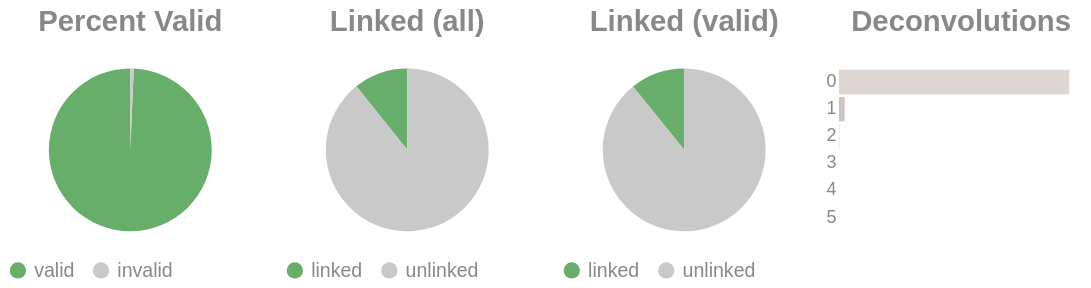

Write notebook code for a chart like this one.
### Code cell
if SKIPLR:
    pass
else:
    clash = Counter()
    for i in valids['molecule'].to_list():
        _mol = i.split("-")
        if len(_mol) == 1:
            clash.update('0')
        else:
            clash.update(_mol[-1])

    _d = {"deconvolutions": [], 'count': []}
    for k,v in clash.items():
        _d['deconvolutions'].append(k)
        _d['count'].append(v)

    tot_valid = valids['reads'].sum()
    mask = valids['reads'] >= 2
    n_linked_reads = valids.filter(mask)['reads'].sum()
    if n_linked_reads == 0:
        print_html("No linked molecules (>=2 reads) were detected; skipping linked-only distributions.")
        SKIPLR = True
    else:
        perc_valid = round(tot_valid / n_reads, 4)
        linked_perc_abs = round(n_linked_reads / n_reads, 4)
        linked_perc = round(n_linked_reads / tot_valid, 4)

    _valid = pl.DataFrame({"valids": ['valid', 'invalid'], "count": [tot_valid, n_reads - tot_valid]})
    _linked_abs = pl.DataFrame({"linked (absolute)": ['linked', 'unlinked'], "count": [n_linked_reads, n_reads - n_linked_reads]})
    _linked_rel = pl.DataFrame({"linked (valids)": ['linked', 'unlinked'], "count": [n_linked_reads, tot_valid - n_linked_reads]})

    (
        alt.hconcat(
            piechart(_valid, goodval = 'valid', title = "Percent Valid"),
            piechart(_linked_abs, goodval = "linked", title =  "Linked (all)"),
            piechart(_linked_rel, goodval = "linked", title =  "Linked (valid)"),
            convolutionbar(pl.DataFrame(_d), title = "Deconvolutions"),
            center = True,
            bounds = 'flush'
        )
        .resolve_scale(color='independent')
        .resolve_legend('independent')
        .properties(usermeta={'embedOptions': {"actions": False}})
    ).display()

### Figure 1 — Vega-Lite specification as saved in the notebook (floating-point values rounded to 4 significant figures)
{"width": "container", "height": 400, "config": {"title": {"anchor": "start", "dy": -15, "fontSize": 18, "color": "#888888", "subtitleColor": "#888888", "subtitleFontSize": 14}, "arc": {"fill": "#0072B2"}, "axis": {"domainColor": "#888888", "domainWidth": 0.5, "gridWidth": 0.2, "grid": false, "titleFontWeight": 400, "titleFontSize": 15, "labelFontSize": 11, "labelColor": "#888888", "tickColor": "#888888", "tickWidth": 0.2, "titleColor": "#888888"}, "axisBand": {"grid": false}, "axisX": {"grid": true, "tickSize": 10, "domainCap": "round"}, "axisY": {"domain": false, "grid": true, "tickSize": 0, "domainCap": "round"}, "background": "transparent", "header": {"labelFontSize": 15, "labelColor": "#888888", "titleFontSize": 15, "titleFontWeight": 600, "titleColor": "#888888"}, "legend": {"labelFont": "sans-serif", "labelFontSize": 12, "labelColor": "#888888", "symbolSize": 100, "symbolType": "circle", "titleFontSize": 12, "titlePadding": 10, "titleColor": "#888888", "title": null}, "range": {"category": ["#E69F00", "#56B4E9", "#009E73", "#F0E442", "#0072B2", "#D55E00", "#CC79A7", "#000000"], "diverging": ["#cfe8f3", "#a2d4ec", "#73bfe2", "#46abdb", "#1696d2", "#12719e"]}, "area": {"fill": "#0072B2", "fillOpacity": 0.7, "line": true, "strokeOpacity": 0.7}, "line": {"color": "#0072B2", "stroke": "#0072B2", "strokeWidth": 2}, "trail": {"color": "#0072B2", "stroke": "#0072B2", "strokeWidth": 0, "size": 1}, "point": {"filled": true, "fillOpacity": 1.0, "size": 95}, "text": {"color": "#888888", "fontSize": 11, "align": "right", "fontWeight": 400, "size": 11}, "bar": {"fill": "#0072B2", "stroke": null}, "view": {"stroke": null, "continuousWidth": 660, "continuousHeight": 400}}, "hconcat": [{"data": {"name": "data-b341838ec1dddd5d2020db2578946a53"}, "mark": {"type": "arc"}, "encoding": {"color": {"field": "valids", "legend": {"orient": "bottom", "title": null}, "scale": {"domain": ["valid", "invalid"], "range": ["#68ae6b", "#C9C9C9"]}, "title": "Valids", "type": "nominal"}, "theta": {"field": "count", "type": "quantitative"}, "tooltip": [{"field": "valids", "title": "Valids", "type": "ordinal"}, {"field": "percent", "format": ".2%", "title": "Percent", "type": "quantitative"}, {"field": "count", "title": "Count", "type": "quantitative"}]}, "height": 100, "title": {"text": "Percent Valid", "align": "center", "anchor": "middle"}, "transform": [{"calculate": "datum.count / 2897334", "as": "percent"}], "width": 150}, {"data": {"name": "data-272443618923d0caf86387cb4ab92f74"}, "mark": {"type": "arc"}, "encoding": {"color": {"field": "linked (absolute)", "legend": {"orient": "bottom", "title": null}, "scale": {"domain": ["linked", "unlinked"], "range": ["#68ae6b", "#C9C9C9"]}, "title": "Linked (Absolute)", "type": "nominal"}, "theta": {"field": "count", "type": "quantitative"}, "tooltip": [{"field": "linked (absolute)", "title": "Linked (Absolute)", "type": "ordinal"}, {"field": "percent", "format": ".2%", "title": "Percent", "type": "quantitative"}, {"field": "count", "title": "Count", "type": "quantitative"}]}, "height": 100, "title": {"text": "Linked (all)", "align": "center", "anchor": "middle"}, "transform": [{"calculate": "datum.count / 2897334", "as": "percent"}], "width": 150}, {"data": {"name": "data-e922f28f2382e7a8495c4d4d5d276fc0"}, "mark": {"type": "arc"}, "encoding": {"color": {"field": "linked (valids)", "legend": {"orient": "bottom", "title": null}, "scale": {"domain": ["linked", "unlinked"], "range": ["#68ae6b", "#C9C9C9"]}, "title": "Linked (Valids)", "type": "nominal"}, "theta": {"field": "count", "type": "quantitative"}, "tooltip": [{"field": "linked (valids)", "title": "Linked (Valids)", "type": "ordinal"}, {"field": "percent", "format": ".2%", "title": "Percent", "type": "quantitative"}, {"field": "count", "title": "Count", "type": "quantitative"}]}, "height": 100, "title": {"text": "Linked (valid)", "align": "center", "anchor": "middle"}, "transform": [{"calculate": "datum.count / 2877505", "as": "percent"}], "width": 150}, {"data": {"name": "data-7b0010495a3a2e79c0cd1ce8cbd77385"}, "mark": {"type": "bar"}, "encoding": {"color": {"field": "deconvolutions", "legend": null, "scale": {"scheme": "lightgreyred"}, "type": "nominal"}, "tooltip": [{"field": "deconvolutions", "title": "Deconvolutions", "type": "ordinal"}, {"field": "percent", "format": ".2%", "title": "Percent", "type": "quantitative"}, {"field": "count", "title": "Count", "type": "quantitative"}], "x": {"axis": null, "field": "count", "type": "quantitative"}, "y": {"field": "deconvolutions", "sort": "ascending", "title": null, "type": "nominal"}}, "height": 100, "title": {"text": "Deconvolutions", "align": "center", "anchor": "middle"}, "transform": [{"calculate": "datum.count / 2710163", "as": "percent"}], "width": 150}], "bounds": "flush", "center": true, "resolve": {"legend": {"angle": "independent"}, "scale": {"color": "independent"}}, "usermeta": {"embedOptions": {"actions": false}}, "$schema": "https://vega.github.io/schema/vega-lite/v6.1.0.json", "datasets": {"data-b341838ec1dddd5d2020db2578946a53": [{"valids": "valid", "count": 2877505}, {"valids": "invalid", "count": 19829}], "data-272443618923d0caf86387cb4ab92f74": [{"linked (absolute)": "linked", "count": 311700}, {"linked (absolute)": "unlinked", "count": 2585634}], "data-e922f28f2382e7a8495c4d4d5d276fc0": [{"linked (valids)": "linked", "count": 311700}, {"linked (valids)": "unlinked", "count": 2565805}], "data-7b0010495a3a2e79c0cd1ce8cbd77385": [{"deconvolutions": "0", "count": 2640743}, {"deconvolutions": "1", "count": 66058}, {"deconvolutions": "2", "count": 3156}, {"deconvolutions": "3", "count": 186}, {"deconvolutions": "4", "count": 18}, {"deconvolutions": "5", "count": 2}]}}
